Frame 1 (no input): blank canvas, image omitted
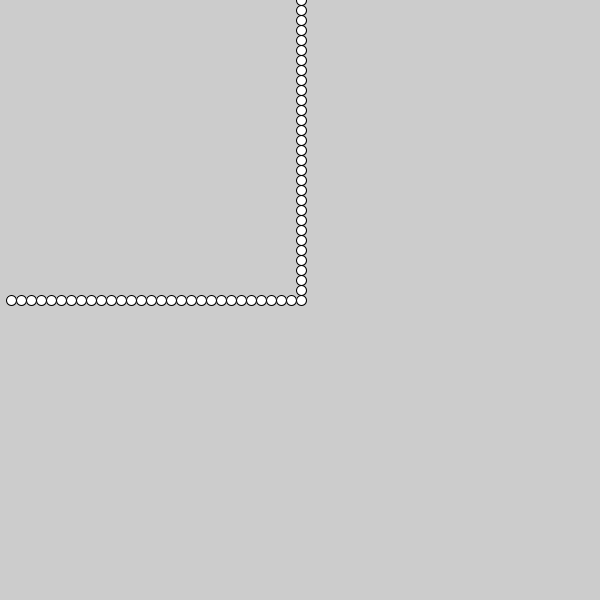
Frame 60 (the mouse pressed at the canvas centre just before this capture)
Frame 120 (the mouse held since frame 60 and released just before this capture): identical to frame 60, image omitted

The Processing sketch that drew this single still picture (run headless with seeded random() and noise(); from frame 60 on, the mouse is pressed at the canvas centre):

// Processing sketch: processing_184459
// ── processing_184459.pde

float px=1;
float py=300;
void setup () {
  size(600, 600);
}
void draw () {
  if (px< width/2) {
    px=px+10;
  } 
  else {
    py=py-10;
  }
  ellipse(px, py, 10, 10);
}
